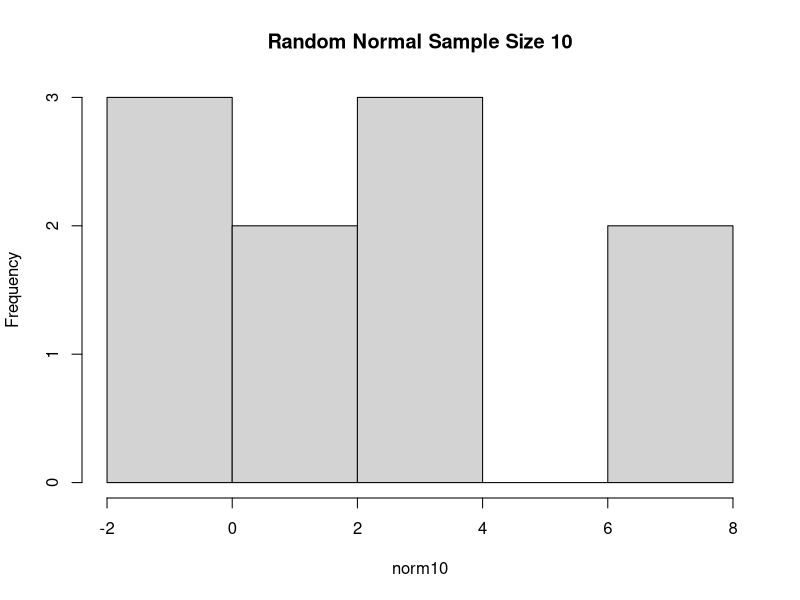
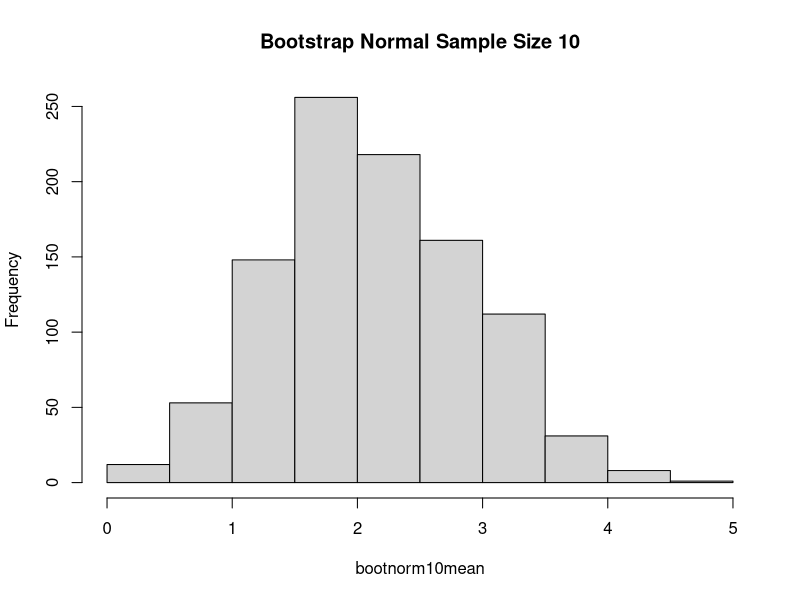
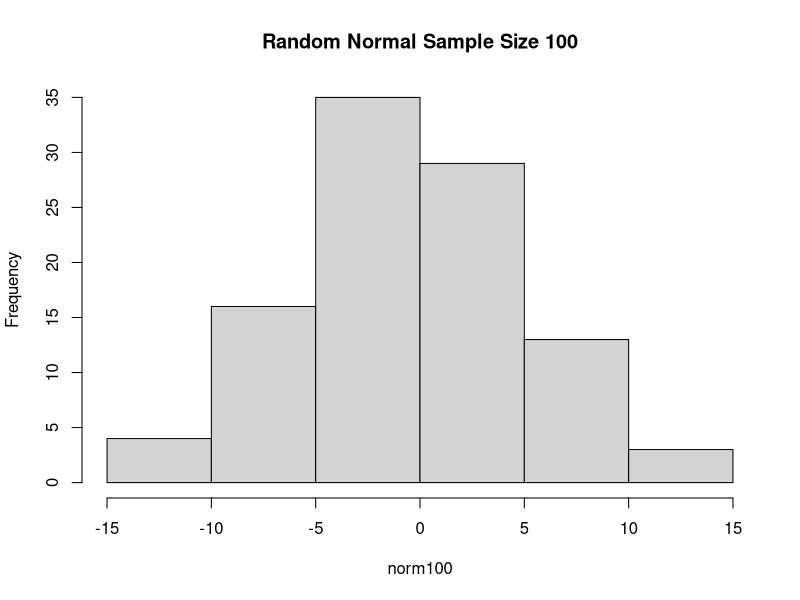
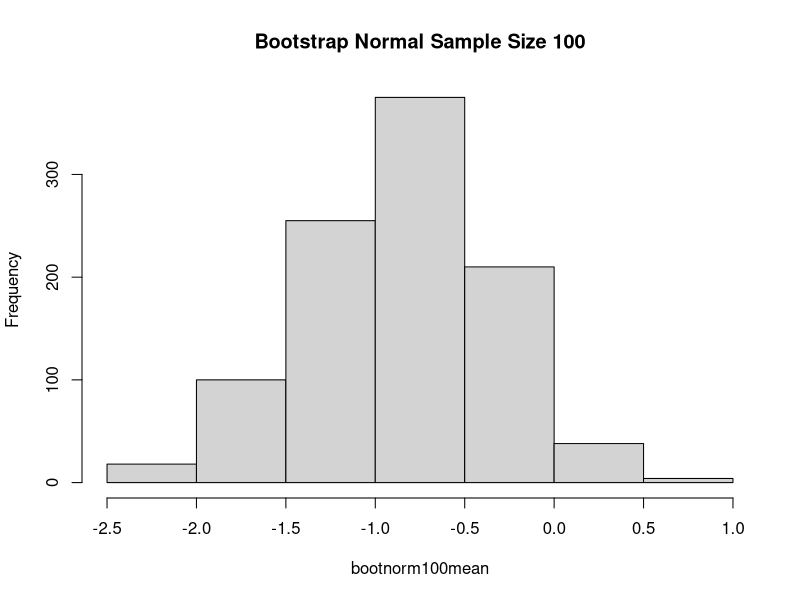
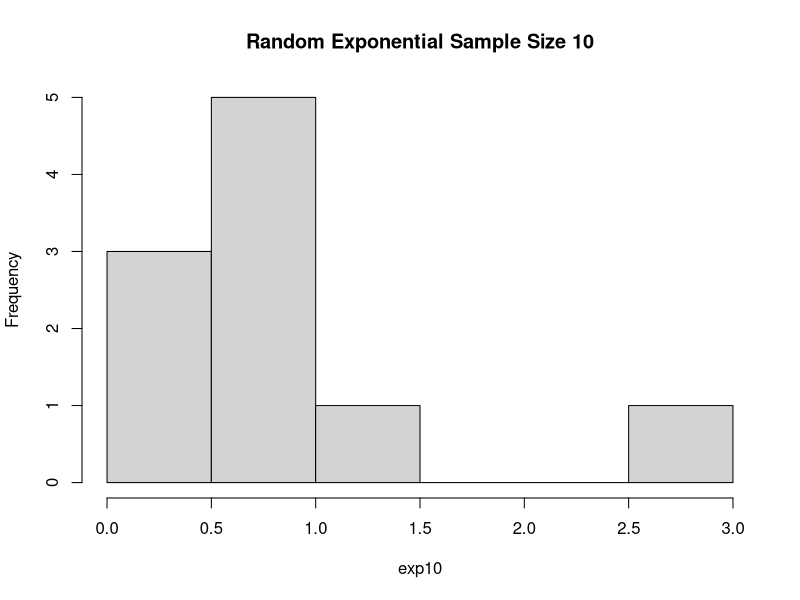
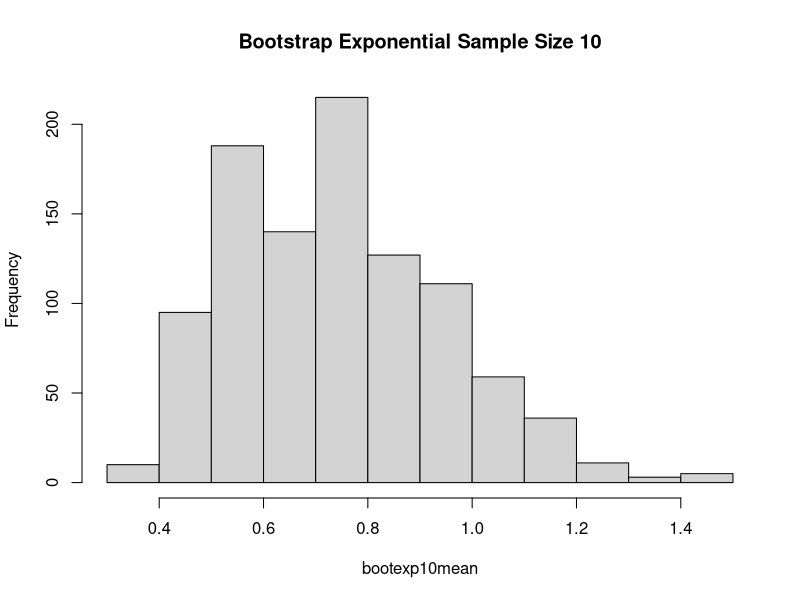
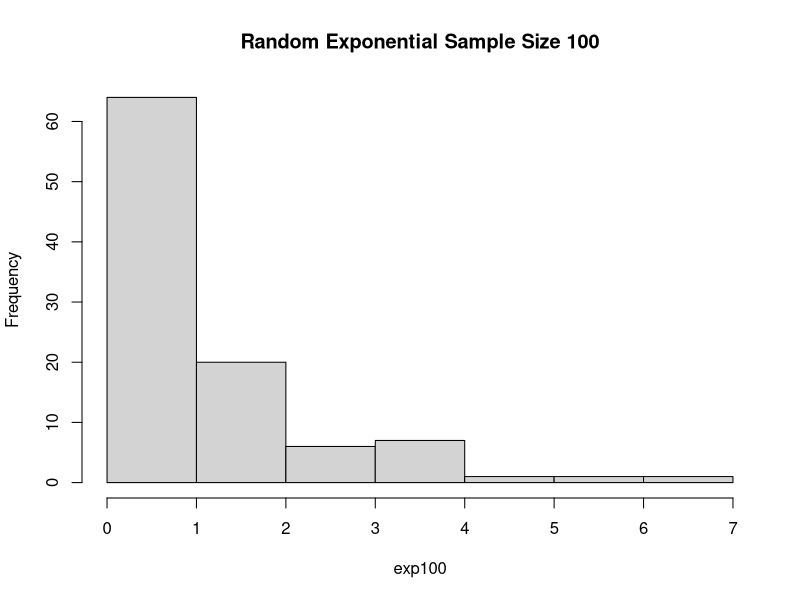
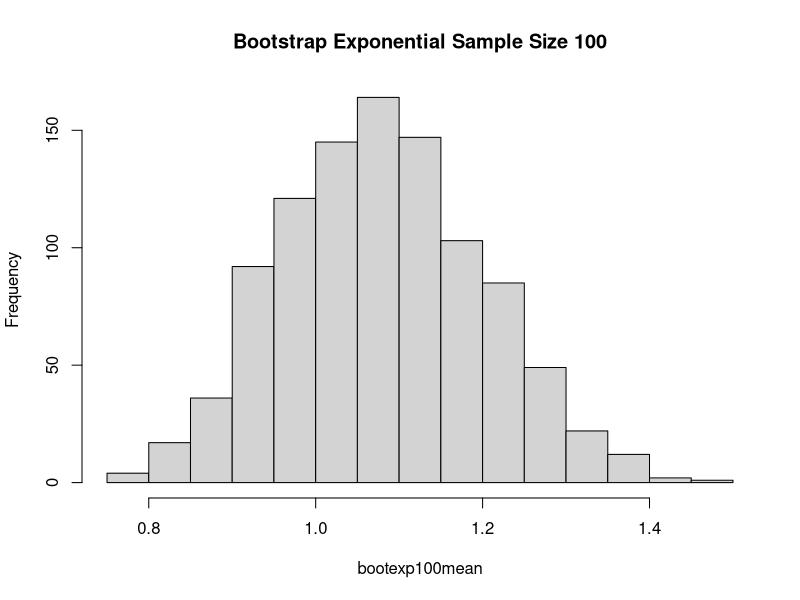

Reproduce these figures in R, in order.
## Define two random normal distributions with two different samples sizes
norm10  <- rnorm(10, mean = 0, sd = 5)  # Small sample size
norm100 <- rnorm(100, mean = 0, sd = 5) # Larger sample size

## Define two random exponential distributions with two different sample sizes
exp10   <- rexp(10)  # small sample size
exp100  <- rexp(100) # large sample size

## Define nsim which is the number of simulation runs
nsim <- 1000

## Initializating and defining bootstrap vectors that are going to hold all 
## the 1000 means for each random generation. Vector are numiric with length nsim
bootnorm10mean  <- numeric(nsim)
bootnorm100mean <- numeric(nsim)
bootexp10mean   <- numeric(nsim)
bootexp100mean  <- numeric(nsim)

## This is the bootstrapping for loop that generates 1000 bootstrap means.
## For bootnorm1, this loop is going to generate a new sample of size 10 from the
## random normal generation and get the mean of that random normal sample size of 10
## and place it in the vector bootnorm1. This concept is repeated for the other 
## distributions and sample sizes.
for (i in 1:nsim) {
  bootnorm10  <- sample(norm10, size = length(norm10), replace = TRUE)
  bootnorm100 <- sample(norm100, size = length(norm100), replace = TRUE)
  bootexp10   <- sample(exp10, size = length(exp10), replace = TRUE)
  bootexp100  <- sample(exp100, size = length(exp100), replace = TRUE)
  
  bootnorm10mean[i] <- mean(bootnorm10)
  bootnorm100mean[i]<- mean(bootnorm100)
  bootexp10mean[i]  <- mean(bootexp10)
  bootexp100mean[i] <- mean(bootexp100)
}

## For sample size 10: Random normal vs Bootstrap normal summary statistics
summary(norm10)
summary(bootnorm10mean)

## For sample size 100: Random normal vs Bootstrap normal summary statistics
summary(norm100)
summary(bootnorm100mean)

## For sample size 10: Random exponential vs Bootstrap exponential summary statistics
summary(exp10)
summary(bootexp10mean)

## For sample size 100: Random exponential vs Bootstrap exponential summary statistics
summary(exp100)
summary(bootexp100mean)

## Histogram outputs for random normal distribution & Bootstrapped normal for samples 10 & 100
hist(norm10, main = "Random Normal Sample Size 10")
hist(bootnorm10mean, main = "Bootstrap Normal Sample Size 10")
hist(norm100, main = "Random Normal Sample Size 100")
hist(bootnorm100mean, main = "Bootstrap Normal Sample Size 100")


## Histogram outputs for random exponential distribution & Bootstrapped exponential for samples 10 & 100
hist(exp10, main = "Random Exponential Sample Size 10")
hist(bootexp10mean, main = "Bootstrap Exponential Sample Size 10")
hist(exp100, main = "Random Exponential Sample Size 100")
hist(bootexp100mean, main = "Bootstrap Exponential Sample Size 100")
